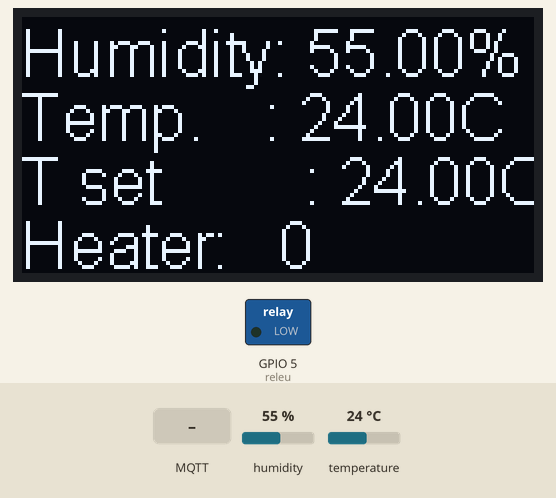
This sketch was run on a simulated ESP8266 (NodeMCU). On the bench: 128×64 one-colour display, switched loads named in the sketch (green lamp = pin HIGH). Inputs (shaded band) come from the test bench; at power-on: humidity 55 %, temperature 24 °C. WiFi joins after 1.5 s; servers stay silent unless stated; random numbers use the default seed unless the sketch sets one; EEPROM starts erased; no MQTT or app messages arrive unless stated; what the sketch prints to the serial monitor is not drawn.

Above: at 6.6 s.
6.7 s: MQTT message "1" arrives on the first subscribed topic
At 13.1 s:
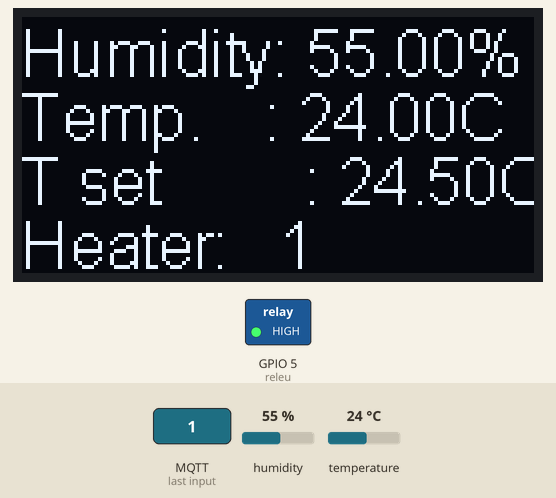
13.5 s: humidity set to 22 %
At 18.9 s:
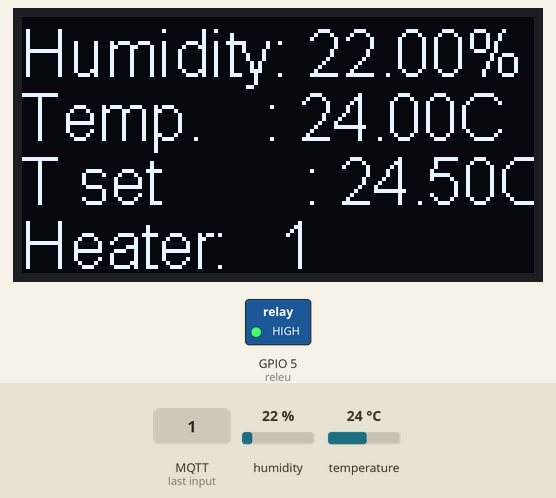
19.5 s: MQTT message "0" arrives on the first subscribed topic
At 24.7 s:
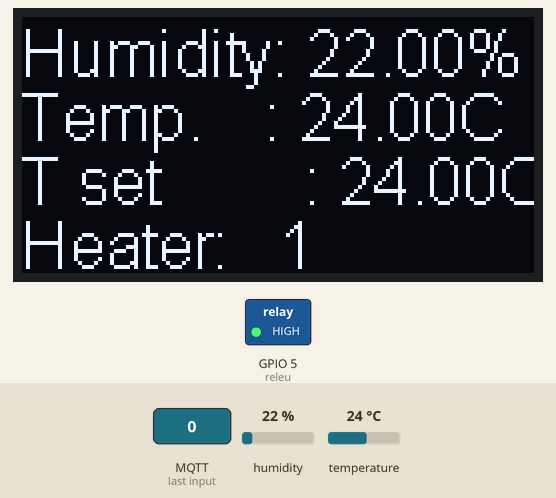
25.5 s: temperature set to 12 °C
At 30.5 s:
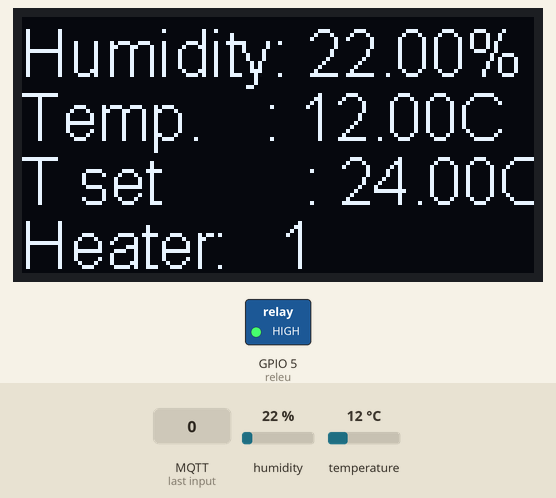
31.5 s: humidity set to 40 %
At 36.3 s:
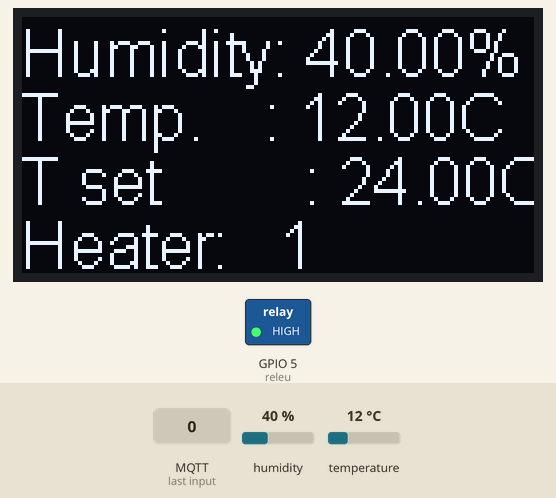
37.5 s: temperature set to 19 °C
At 43.3 s:
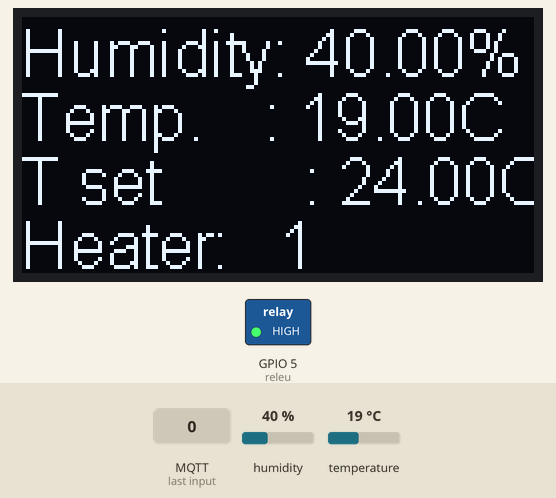
Timing chart, 0 to 44.5 s (numbered marks = the images above; inputs shaded):
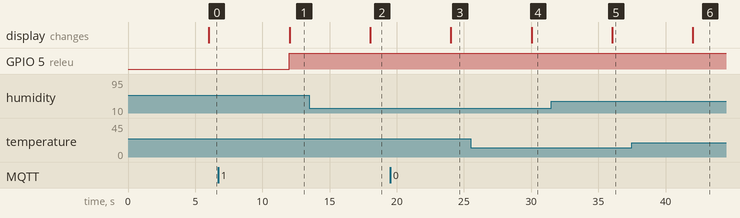

Measured:
- after the input at 6.7 s, GPIO 5 (releu): LOW → HIGH after 5.3 s; the display: changes after 5.3 s (image 1)
- after the input at 13.5 s, the display: changes after 4.5 s (image 2)
- after the input at 19.5 s, the display: changes after 4.5 s (image 3)
- after the input at 25.5 s, the display: changes after 4.5 s (image 4)
- after the input at 31.5 s, the display: changes after 4.5 s (image 5)
- after the input at 37.5 s, the display: changes after 4.5 s (image 6)

The sketch:

MQTT_ESP8266_termostat_base.ino
```cpp
// (licence header left out)
#include "EEPROM.h" - https://circuits4you.com/2016/12/16/esp8266-internal-eeprom-arduino/
#include <ESP8266WiFi.h>
#include <PubSubClient.h>
#include <DHT.h>
#define DHTTYPE DHT22
#define DHTPIN  14
DHT dht(DHTPIN, DHTTYPE, 11); // 11 works fine for ESP8266

#include <Wire.h>  // Only needed for Arduino 1.6.5 and earlier
#include "SSD1306.h" // alias for `#include "SSD1306Wire.h"`
// Initialize the OLED display using Wire library
SSD1306  display(0x3c, 0, 2);


// Update these with values suitable for your network.
const char* ssid = "your ssif";
const char* password = "your password";
//const char* mqtt_server = "0.0.0.0";
const char* mqtt_server = "192.168.1.105";  // local server
//const char* mqtt_server = "tehniq.go.ro";  // local server 2
//const char* mqtt_server = "broker.mqtt-dashboard.com";
//const char* mqtt_server = "iot.eclipse.org";

WiFiClient espClient;
PubSubClient client(espClient);
long lastMsg = 0;
char msg[50];
int value = 0;
float dtemp = 24.;
int dtemp1 = 240;
float rtemp;
int incalzire = 0;
float dt = 0.2;
float temin = 16;
float temax = 32;
float rumid;
#define releu 5 // GPIO5 = D1  // https://arduino.stackexchange.com/questions/25260/basic-question-esp8266-board-pins
#define stins LOW
#define aprins HIGH

void setup_wifi() {
   delay(100);
  // We start by connecting to a WiFi network
    Serial.print("Connecting to ");
    Serial.println(ssid);
    WiFi.begin(ssid, password);
    WiFi.mode(WIFI_STA);
    while (WiFi.status() != WL_CONNECTED)
    {
      delay(500);
      Serial.print(".");
    }
  randomSeed(micros());
  Serial.println("");
  Serial.println("WiFi connected");
  Serial.println("IP address: ");
  Serial.println(WiFi.localIP());
}

void callback(char* topic, byte* payload, unsigned int length)
{
  Serial.print("Command is : [");
  Serial.print(topic);
  int p =(char)payload[0]-'0';

  // if MQTT comes a 0 message, decrease temperature
  if(p==0)
  {
   Serial.println(" 0 - command is to decease desired temperature!]");
   Serial.print(" Desired temperature: " );
   dtemp1 = dtemp1 - 1;
   if (dtemp1 < temin*2.) dtemp1 = temin*2.;
   EEPROM.write(0, dtemp1);
   EEPROM.commit();
// EEPROM.end();
   dtemp = dtemp1/2.;
   Serial.print(dtemp);
   Serial.println(" gr.C");
  }
  // if MQTT comes a 1 message, increase temperature
  if(p==1)
  {
  // digitalWrite(BUILTIN_LED, HIGH);
    Serial.println(" 1 - command is to increase desired temperature!] ");
   Serial.print(" Desired temperature is: " );
   dtemp1 = dtemp1 +1;
   if (dtemp1 > temax*2.) dtemp1 = temax*2.;
   EEPROM.write(0, dtemp1);
 EEPROM.commit();
 //EEPROM.end();
   dtemp = dtemp1/2.;
   Serial.print(dtemp);
   Serial.println(" gr.C");
  }
  Serial.println();
} //end callback

void reconnect() {
  // Loop until we're reconnected
  while (!client.connected())
  {
    Serial.print("Attempting MQTT connection...");
    // Create a random client ID
    String clientId = "ESP8266Client-";
    clientId += String(random(0xffff), HEX);
    // Attempt to connect
    //if you MQTT broker has clientID,username and password
    //please change following line to        if (client.connect(clientId,userName,passWord))
   if (client.connect(clientId.c_str()))
    {
      Serial.println("connected");
     //once connected to MQTT broker, subscribe command if any
      client.subscribe("Show");
    } else {
      Serial.print("failed, rc=");
      Serial.print(client.state());
      Serial.println(" try again in 5 seconds");
      // Wait 6 seconds before retrying
      delay(6000);
    }
  }
} //end reconnect()

void setup() {
  Serial.begin(115200);
  EEPROM.begin(512);
   pinMode(releu, OUTPUT);
  digitalWrite(releu, stins);
  // Initialising the UI will init the display too.
  display.init();
  display.flipScreenVertically();
  display.setFont(ArialMT_Plain_16);
  display.setTextAlignment(TEXT_ALIGN_LEFT);
  delay(1000);
  dtemp1 = EEPROM.read(0);
  if ((dtemp1 > temax*2.) or (dtemp1 < temin*2.)) dtemp1 = (temin+temax);
  dtemp = dtemp1/2.;
  setup_wifi();
  client.setServer(mqtt_server, 1883);
  client.setCallback(callback);
  dht.begin();
}

void loop() {
  if (!client.connected()) {
    reconnect();
  }
  client.loop();
  long now = millis();
  // read DHT11 sensor every 6 seconds
  if (now - lastMsg > 6000) {
 //   rtemp = random(200,260)/10.;
 rtemp = dht.readTemperature();
 rumid = dht.readHumidity();
if (rtemp > dtemp)
{
  incalzire = 0;
   digitalWrite(releu, stins);
}
if (rtemp < dtemp-dt)
{
  incalzire = 1;
  digitalWrite(releu, aprins);
}
     lastMsg = now;
     String msg="t=";
msg = msg + rtemp;
msg = msg+"gr.C h=" ;
msg = msg + rumid;
     msg = msg+"% tset=" ;
msg= msg+ dtemp;
 msg=msg+"gr.C heater: ";
msg = msg + incalzire;
     char message[58];
     msg.toCharArray(message,80);
     Serial.println(message);

display.clear();
  display.drawString(0, 0,  "Humidity: " + String(rumid) + "%\t");
  display.drawString(0, 16, "Temp.    : " + String(rtemp) + "C");
  display.drawString(0, 32, "T set         : " + String(dtemp) + "C");
  display.drawString(0, 48, "Heater:   " + String(incalzire));
  display.display();

     //publish sensor data to MQTT broker
 client.publish("hb/_temperature1", String(rtemp).c_str());
 client.publish("hb/_temperature2", String(dtemp).c_str());
 client.publish("hb/_heater", String(incalzire).c_str());
 client.publish("hb/_humidity", String(rumid).c_str());
  }
}
```
